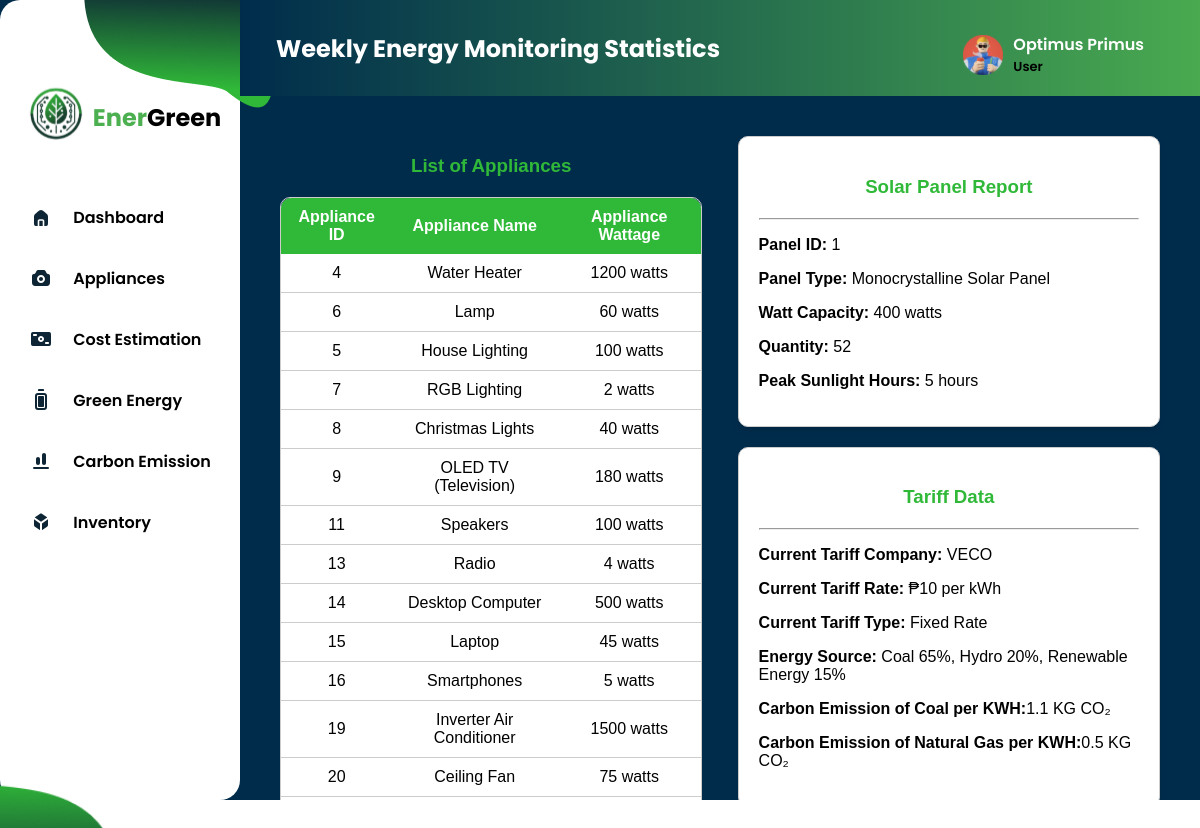
The app's page /Inventory (signed in) with its own data.
### tables this page shows
CREATE TABLE user (
  id INTEGER NOT NULL PRIMARY KEY,
  email TEXT NOT NULL UNIQUE,
  fullname TEXT NOT NULL,
  password TEXT DEFAULT NULL,
  phoneno TEXT DEFAULT NULL,
  hasSetup INTEGER DEFAULT 0
);

CREATE TABLE inventory (
  inv_id INTEGER NOT NULL PRIMARY KEY,
  userid INTEGER DEFAULT NULL,
  applianceid INTEGER DEFAULT NULL,
  panel_id INTEGER DEFAULT NULL,
  appliancename TEXT DEFAULT NULL,
  watt INTEGER DEFAULT NULL,
  panelname TEXT DEFAULT NULL,
  hours_use REAL DEFAULT NULL,
  wattcapacity INTEGER DEFAULT NULL,
  panel_quantity INTEGER DEFAULT NULL,
  email TEXT DEFAULT NULL,
  tariffcompany TEXT DEFAULT NULL,
  tariffrate INTEGER DEFAULT NULL,
  tarifftype TEXT DEFAULT NULL,
  FOREIGN KEY (userid) REFERENCES user (id),
  FOREIGN KEY (applianceid) REFERENCES appliance (applianceid),
  FOREIGN KEY (panel_id) REFERENCES solarpanel (panel_id)
);

### app.py (the view)
@app.route('/Inventory')
def inventory():
    email = session.get('email')
    print(f"Email: {email}")
    pie_data = {
        'labels': ['Apples', 'Oranges', 'Bananas', 'Grapes'],
        'values': [50, 20, 15, 15],
        }
    inventory = db.getall_inventory(table='inventory',email=email)
    return render_template('Inventory.html',fullname=getfullname_with_session(session.get('email')), pie_data=pie_data,inventory=inventory) if not session.get('name') == None else redirect(url_for('landing'))

### app.py (called while the page is built)
def getfullname_with_session(session_email: str):
    record = db.find_user(table=user_table, email=session_email)
    if record and 'fullname' in record[0]:
        fullname = record[0]['fullname']
        return fullname.strip()  # Remove any extra spaces, if present
    return ""

@app.after_request
def after_request(response):
    response.headers['Cache-Control'] = 'no-cache,no-store,must-revalidate'
    return response

### dbhelper.py (called while the page is built)
    def getdb_connection(self):
        connection = connect(self.database)
        return connection

    def getprocess(self,sql:str):
        connection = self.getdb_connection()
        cursor = connection.cursor()
        cursor.execute(sql)
        cursor.row_factory = Row
        data = [dict(row) for row in cursor.fetchall()]  # Convert rows to dictionaries
        cursor.close()
        connection.close()
        return data

    def getall_inventory(self, table:str,email:str)->list:
        query = f"SELECT * FROM {table} WHERE `email` = '{email}'"
        inventory:list = self.getprocess(query)
        return inventory

    def find_user(self,email:str, table:str):
        sql:str = f"SELECT * FROM {table} WHERE `email` = '{email}'"
        return self.getprocess(sql)

### templates/Inventory.html
{% extends 'UserDashboardTemplate.html' %}
{% block content %}
<div id="simulation-container" style="font-family: Arial, sans-serif; padding: 40px;">
    <div style="display: flex; justify-content: space-between; gap: 20px; flex-wrap: wrap;">
        <div style="flex: 1; max-width: 48%; min-width: 300px;">
            <h3 style="text-align: center; color: #30B938; margin-bottom: 20px;">List of Appliances</h3>
            <div style="max-height: 650px; overflow-y: auto; border: 1px solid #ccc; border-radius: 10px;">
                <table style="width: 100%; border-collapse: collapse; background-color: white; border-radius: 10px; box-shadow: 0 4px 6px rgba(0, 0, 0, 0.1); overflow: hidden;">
                    <thead style="background-color: #30B938; color: white;">
                        <tr>
                            <th style="padding: 10px; text-align: center;">Appliance ID</th>
                            <th style="padding: 10px; text-align: center;">Appliance Name</th>
                            <th style="padding: 10px; text-align: center;">Appliance Wattage</th>
                        </tr>
                    </thead>
                    <tbody id="appliance-table-body">
                        {%for appliance in inventory%}
                            <tr>
                                <td style="padding: 10px; border-bottom: 1px solid #ccc; text-align: center;">{{ appliance['applianceid'] }}</td>
                                <td style="padding: 10px; border-bottom: 1px solid #ccc; text-align: center;">{{ appliance['appliancename'] }}</td>
                                <td style="padding: 10px; border-bottom: 1px solid #ccc; text-align: center;">{{ appliance['watt'] }} watts</td>
                            </tr>
                        {% endfor %}
                    </tbody>
                </table>
            </div>
        </div>
        <div style="flex: 1; max-width: 48%; min-width: 300px; display: flex; flex-direction: column; gap: 20px;">
            <div style="background-color: white; border: 1px solid #ccc; border-radius: 10px; padding: 20px; box-shadow: 0 4px 6px rgba(0, 0, 0, 0.1);">
                <h3 style="color: #30B938; text-align: center; margin-bottom: 20px;">Solar Panel Report</h3>
                <hr>
                <p><strong>Panel ID:</strong> {{ inventory[0]['panel_id'] }}</p>
                <p><strong>Panel Type: </strong>{{ inventory[0]['panelname'].title() }} Solar Panel</p>
                <p><strong>Watt Capacity: </strong> {{inventory[0]['wattcapacity'] }} watts</p>
                <p><strong>Quantity: </strong>{{inventory[0]['panel_quantity'] }}</p>
                <p><strong>Peak Sunlight Hours: </strong> {{ inventory[0]['hours_use'] | int }} hours</p>
            </div>
            <div style="background-color: white; border: 1px solid #ccc; border-radius: 10px; padding: 20px; box-shadow: 0 4px 6px rgba(0, 0, 0, 0.1);">
                <h3 style="color: #30B938; text-align: center; margin-bottom: 20px;">Tariff Data</h3>
                <hr>
                <p><strong>Current Tariff Company:</strong> {{ inventory[0]['tariffcompany'].upper() }}</p>
                <p><strong>Current Tariff Rate:</strong> ₱{{ inventory[0]['tariffrate'] }} per kWh</p>
                <p><strong>Current Tariff Type:</strong> {{ inventory[0]['tarifftype'].title() }}</p>
                {% if inventory[0]['tariffcompany'] == 'MERALCO' %}
                    <p><strong>Energy Source:</strong> Coal 50%, Natural Gas 25%, Renewable Energy 25%</p>
                {% elif inventory[0]['tariffcompany'] == 'CEBECO' %}
                    <p><strong>Energy Source:</strong> Coal 60%, Hydropower 30%, Renewable Energy 10%</p>
                {% elif inventory[0]['tariffcompany'] == 'VECO' %}
                    <p><strong>Energy Source:</strong> Coal 65%, Hydro 20%, Renewable Energy 15%</p>
                {% elif inventory[0]['tariffcompany'] == 'TORECO' %}
                    <p><strong>Energy Source:</strong> Coal 70%, Natural Gas 20%, Hydro 10%</p>
                {% elif inventory[0]['tariffcompany'] == 'Aboitiz' %}
                    <p><strong>Energy Source:</strong> Coal 55%, Solar 30%, Natural Gas 15%</p>
                {% else %}
                    <p><strong>Energy Source:</strong> Data not available</p>
                {% endif %}
                <p><strong>Carbon Emission of Coal per KWH:</strong>1.1 KG CO₂</p>
                <p><strong>Carbon Emission of Natural Gas per KWH:</strong>0.5 KG CO₂</p>
            </div>
        </div>
    </div>
</div>
{% endblock %}

### templates/UserDashboardTemplate.html (shortened to what this page needs)
<!DOCTYPE html>
<html lang="en">
<head>
    <link rel="stylesheet" href="../static/css/UserDashboardStyles.css">
</head>
<body>
    {% import 'components.html' as components%}
    <div class="Container">
        <div class="Side-Navigation">
            <img id="sidetopimg" src="../static/images/png/sideimg2.png" alt="">
            <div class="logo-div">
                <div class="img-logo">
                    <img src="../static/images/logo/logo.svg" alt="">
                </div>
                <div class="webname">
                    <h2><span id="Color">Ener</span>Green</h2>
                </div>
            </div>
            <div class="Navigation-buttons">
                <div class="Dashbtn">
                    <li>
                        <a href="{{url_for('UserDashboardContent')}}" class="nav-button">
                            <img id="homeicon" src="../static/images/svg/Home-Icon.svg" alt="Dashboard Icon" width="24" height="24"> Dashboard
                        </a>
                    </li>
                </div>
                <div class="Dashbtn">
                    <li>
                        <a href="{{ url_for('AppliancesDash') }}" class="nav-button">
                            <img src="../static/images/svg/Appliances-Icon.svg" alt="Appliances Icon" width="24" height="24"> Appliances
                        </a>
                    </li>
                </div>
                <div class="Dashbtn">
                    <li>
                        <a href="{{url_for('CostEstimation')}}" class="nav-button">
                            <img src="../static/images/svg/Cost-Icon.svg" alt="Dashboard Icon" width="24" height="24"> Cost Estimation
                        </a>
                    </li>
                </div>
                <div class="Dashbtn">
                    <li>
                        <a href="{{ url_for('GreenEnergyDash') }}" class="nav-button" >
                            <img src="../static/images/svg/Energy-Icon.svg" alt="Dashboard Icon" width="24" height="24"> Green Energy
                        </a>
                    </li>
                </div>
                <div class="Dashbtn">
                    <li>
                        <a href="{{ url_for('CarbonEmissionDash') }}" class="nav-button">
                            <img src="../static/images/svg/Emission-Icon.svg" alt="Dashboard Icon" width="24" height="24"> Carbon Emission
                        </a>
                    </li>
                </div>
                <div class="Dashbtn">
                    <li>
                        <a href="{{ url_for('inventory') }}" class="nav-button">
                            <img id="button" src="../static/images/svg/Simulation-Icon.svg" alt="Dashboard Icon" width="24" height="24"> Inventory
                        </a>
                    </li>
                </div>
            </div>
            <img id="side-img" src="../static/images/png/sidebotimg.png" alt="" width="208">
        </div>
        <div class="Top-Main-Content">
            <div class="Top-Navigation">
                <div class="page-title">
                    <h2 id="dash-title">Weekly Energy Monitoring Statistics</h2>
                </div>
                <div class="profile-section" onclick="toggleDropdown()">
                    <a href="#">
                        <img src="../static/images/svg/profilenako.svg" alt="">
                        <div class="name-status">
                            <span id="user-name">{{ fullname }}</span> <br>
                            <p>User</p>
                        </div>
                    </a>
                </div>
            </div>
            <div id="Main-Content">
                {% block content %}
                {% endblock %}
            </div>
        </div>
    </div>
</body>
</html>

### static/css/UserDashboardStyles.css (style rules this page uses)
body { padding: 0; margin: 0; box-sizing: border-box; overflow: hidden; }
.Container { display: flex; flex-direction: row; font-family: 'Poppins', sans-serif; overflow: hidden; width: 100vw; height: 100vh; background-color: #002c4c; }
.Side-Navigation { display: flex; align-items: center; flex-direction: column; width: 20vw; height: 100vh; background-color: #ffff; border-radius: 20px; }
#side-img { position: absolute; top: 87%; right: 90%; }
#sidetopimg { position: absolute; left: 7%; }
.profile-section span { color: #ffff; margin-right: 2em; }
.profile-section { position: relative; }
.name-status p { margin: 0; padding: 0; font-size: 13px; }
.Top-Navigation { position: relative; width: 100%; height: 12vh; background: linear-gradient(to left, #4CAF50, #002c4c); display: flex; align-items: center; padding: 0 20px; }
.page-title { position: relative; left: 1em; }
#dash-title { color: #ffff; }
.profile-section { display: flex; align-items: center; gap: 20px; position: absolute; top: 2em; right: 4em; font-weight: 600; }
.profile-section a { display: flex; align-items: center; text-decoration: none; color: black; gap: 10px; }
.profile-section img { width: 40px; height: 40px; }
.Top-Main-Content { width: 100%; height: 20vh; flex-direction: column; justify-content: space-between; }
.logo-div { display: flex; align-items: center; margin: 1em 2em 2em 2em; }
.logo-div, .Navigatiuon-buttons { margin-top: 5em; }
#Color { color: #4CAF50; }
.Dashbtn { list-style: none; width: 100%; border-radius: 20px; }
.Navigation-buttons { display: flex; flex-direction: column; align-items: flex-start; }
.Dashbtn a { display: flex; align-items: center; margin: 8px; gap: 20px; text-decoration: none; padding: 10px 20px; color: black; font-weight: 600; transition: background-color 0.3s, color 0.3s; border-radius: 10px; }
.Dashbtn a img { transition: color 0.1s; }

### records on screen
user: fullname "Optimus Primus"
inventory: applianceid "4", appliancename "Water Heater", watt "1200", panel "1", panelname "Monocrystalline", wattcapacity "400", panel_quantity "52", hours_use "5", tariffcompany "VECO", tariffrate "10", tarifftype "Fixed Rate"
inventory: applianceid "6", appliancename "Lamp", watt "60"
inventory: applianceid "5", appliancename "House Lighting", watt "100"
inventory: applianceid "7", appliancename "RGB Lighting", watt "2"
inventory: applianceid "8", appliancename "Christmas Lights", watt "40"
inventory: applianceid "9", appliancename "OLED TV (Television)", watt "180"
inventory: applianceid "11", appliancename "Speakers", watt "100"
inventory: applianceid "13", appliancename "Radio", watt "4"
inventory: applianceid "14", appliancename "Desktop Computer", watt "500"
inventory: applianceid "15", appliancename "Laptop", watt "45"
inventory: applianceid "16", appliancename "Smartphones", watt "5"
inventory: applianceid "19", appliancename "Inverter Air Conditioner", watt "1500"
inventory: applianceid "20", appliancename "Ceiling Fan", watt "75"
